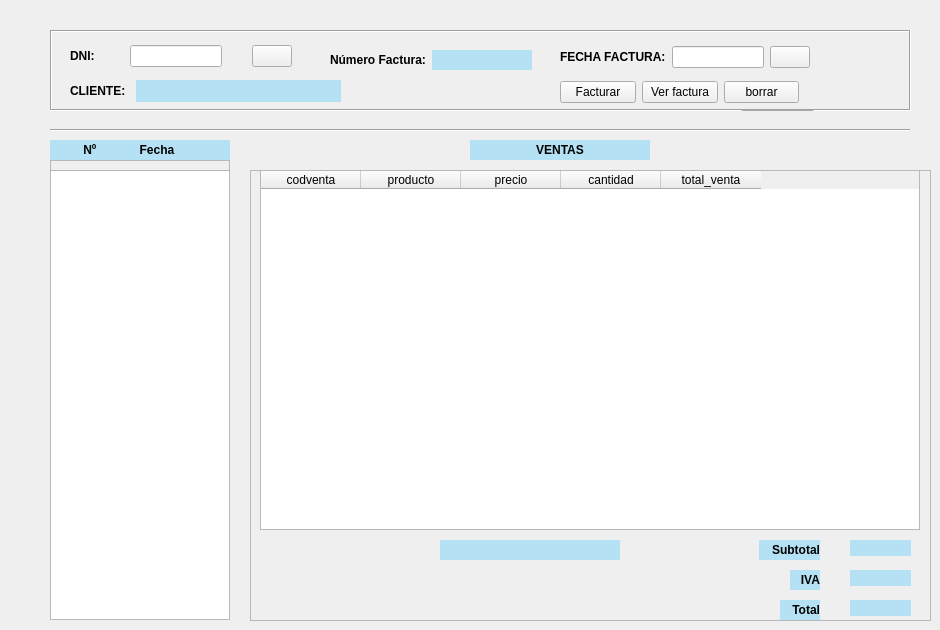
    <widget class="QWidget" name="tab_2">
     <attribute name="title">
      <string>Facturación</string>
     </attribute>
     <widget class="QFrame" name="frame">
      <property name="geometry">
       <rect>
        <x>50</x>
        <y>30</y>
        <width>861</width>
        <height>81</height>
       </rect>
      </property>
      <property name="autoFillBackground">
       <bool>true</bool>
      </property>
      <property name="styleSheet">
       <string notr="true">border-color: rgb(21, 185, 255);</string>
      </property>
      <property name="frameShape">
       <enum>QFrame::Box</enum>
      </property>
      <property name="frameShadow">
       <enum>QFrame::Sunken</enum>
      </property>
      <property name="lineWidth">
       <number>1</number>
      </property>
      <property name="midLineWidth">
       <number>0</number>
      </property>
      <widget class="QWidget" name="layoutWidget">
       <property name="geometry">
        <rect>
         <x>20</x>
         <y>10</y>
         <width>222</width>
         <height>32</height>
        </rect>
       </property>
       <layout class="QHBoxLayout" name="horizontalLayout_13">
        <item>
         <widget class="QLabel" name="label">
          <property name="font">
           <font>
            <weight>75</weight>
            <bold>true</bold>
           </font>
          </property>
          <property name="text">
           <string>DNI:</string>
          </property>
         </widget>
        </item>
        <item>
         <spacer name="horizontalSpacer_5">
          <property name="orientation">
           <enum>Qt::Horizontal</enum>
          </property>
          <property name="sizeHint" stdset="0">
           <size>
            <width>45</width>
            <height>10</height>
           </size>
          </property>
         </spacer>
        </item>
        <item>
         <widget class="QLineEdit" name="txtDNIfac">
          <property name="alignment">
           <set>Qt::AlignCenter</set>
          </property>
         </widget>
        </item>
        <item>
         <spacer name="horizontalSpacer_2">
          <property name="orientation">
           <enum>Qt::Horizontal</enum>
          </property>
          <property name="sizeHint" stdset="0">
           <size>
            <width>40</width>
            <height>20</height>
           </size>
          </property>
         </spacer>
        </item>
        <item>
         <widget class="QPushButton" name="btnBuscaClifac">
          <property name="text">
           <string/>
          </property>
          <property name="icon">
           <iconset>
            <normaloff>img/lupa.png</normaloff>img/lupa.png</iconset>
          </property>
          <property name="iconSize">
           <size>
            <width>20</width>
            <height>20</height>
           </size>
          </property>
         </widget>
        </item>
       </layout>
      </widget>
      <widget class="QWidget" name="layoutWidget">
       <property name="geometry">
        <rect>
         <x>510</x>
         <y>10</y>
         <width>303</width>
         <height>34</height>
        </rect>
       </property>
       <layout class="QHBoxLayout" name="horizontalLayout_14">
        <item>
         <widget class="QLabel" name="label_4">
          <property name="font">
           <font>
            <weight>75</weight>
            <bold>true</bold>
           </font>
          </property>
          <property name="text">
           <string>FECHA FACTURA:</string>
          </property>
         </widget>
        </item>
        <item>
         <widget class="QLineEdit" name="txtFechafac">
          <property name="maximumSize">
           <size>
            <width>100</width>
            <height>16777215</height>
           </size>
          </property>
          <property name="alignment">
           <set>Qt::AlignCenter</set>
          </property>
         </widget>
        </item>
        <item>
         <widget class="QPushButton" name="btnFechaFac">
          <property name="text">
           <string/>
          </property>
          <property name="icon">
           <iconset>
            <normaloff>img/calendar.png</normaloff>img/calendar.png</iconset>
          </property>
          <property name="iconSize">
           <size>
            <width>24</width>
            <height>24</height>
           </size>
          </property>
         </widget>
        </item>
        <item>
         <spacer name="horizontalSpacer_4">
          <property name="orientation">
           <enum>Qt::Horizontal</enum>
          </property>
          <property name="sizeHint" stdset="0">
           <size>
            <width>60</width>
            <height>20</height>
           </size>
          </property>
         </spacer>
        </item>
       </layout>
      </widget>
      <widget class="QWidget" name="layoutWidget">
       <property name="geometry">
        <rect>
         <x>20</x>
         <y>50</y>
         <width>271</width>
         <height>22</height>
        </rect>
       </property>
       <layout class="QHBoxLayout" name="horizontalLayout_15">
        <property name="sizeConstraint">
         <enum>QLayout::SetMaximumSize</enum>
        </property>
        <item>
         <widget class="QLabel" name="label_2">
          <property name="maximumSize">
           <size>
            <width>60</width>
            <height>16777215</height>
           </size>
          </property>
          <property name="font">
           <font>
            <weight>75</weight>
            <bold>true</bold>
           </font>
          </property>
          <property name="text">
           <string>CLIENTE:</string>
          </property>
         </widget>
        </item>
        <item>
         <widget class="QLabel" name="lblNomfac">
          <property name="styleSheet">
           <string notr="true">background-color: rgb(180,226,244);</string>
          </property>
          <property name="text">
           <string/>
          </property>
         </widget>
        </item>
       </layout>
      </widget>
      <widget class="QWidget" name="layoutWidget">
       <property name="geometry">
        <rect>
         <x>280</x>
         <y>20</y>
         <width>201</width>
         <height>22</height>
        </rect>
       </property>
       <layout class="QHBoxLayout" name="horizontalLayout_16">
        <property name="sizeConstraint">
         <enum>QLayout::SetFixedSize</enum>
        </property>
        <item>
         <widget class="QLabel" name="label_6">
          <property name="font">
           <font>
            <weight>75</weight>
            <bold>true</bold>
           </font>
          </property>
          <property name="text">
           <string>Número Factura:</string>
          </property>
         </widget>
        </item>
        <item>
         <widget class="QLabel" name="lblNumfac">
          <property name="minimumSize">
           <size>
            <width>100</width>
            <height>20</height>
           </size>
          </property>
          <property name="maximumSize">
           <size>
            <width>120</width>
            <height>20</height>
           </size>
          </property>
          <property name="styleSheet">
           <string notr="true">background-color: rgb(180,226,244);</string>
          </property>
          <property name="text">
           <string/>
          </property>
          <property name="alignment">
           <set>Qt::AlignCenter</set>
          </property>
         </widget>
        </item>
       </layout>
      </widget>
      <widget class="QPushButton" name="btnImprimir_2">
       <property name="geometry">
        <rect>
         <x>690</x>
         <y>80</y>
         <width>75</width>
         <height>23</height>
        </rect>
       </property>
       <property name="text">
        <string>Imprimir</string>
       </property>
      </widget>
      <widget class="QWidget" name="">
       <property name="geometry">
        <rect>
         <x>510</x>
         <y>50</y>
         <width>239</width>
         <height>25</height>
        </rect>
       </property>
       <layout class="QHBoxLayout" name="horizontalLayout_17">
        <item>
         <widget class="QPushButton" name="btnFacturar">
          <property name="text">
           <string>Facturar</string>
          </property>
         </widget>
        </item>
        <item>
         <widget class="QPushButton" name="btnImprimir">
          <property name="text">
           <string>Ver factura</string>
          </property>
         </widget>
        </item>
        <item>
         <widget class="QPushButton" name="btnBorrarVenta">
          <property name="text">
           <string>borrar</string>
          </property>
         </widget>
        </item>
       </layout>
      </widget>
     </widget>
     <widget class="QFrame" name="frame_2">
      <property name="geometry">
       <rect>
        <x>50</x>
        <y>160</y>
        <width>180</width>
        <height>460</height>
       </rect>
      </property>
      <property name="minimumSize">
       <size>
        <width>180</width>
        <height>450</height>
       </size>
      </property>
      <property name="maximumSize">
       <size>
        <width>180</width>
        <height>460</height>
       </size>
      </property>
      <property name="frameShape">
       <enum>QFrame::StyledPanel</enum>
      </property>
      <property name="frameShadow">
       <enum>QFrame::Raised</enum>
      </property>
      <widget class="QTableWidget" name="tabFacturas">
       <property name="geometry">
        <rect>
         <x>0</x>
         <y>10</y>
         <width>180</width>
         <height>450</height>
        </rect>
       </property>
       <property name="minimumSize">
        <size>
         <width>180</width>
         <height>450</height>
        </size>
       </property>
       <property name="maximumSize">
        <size>
         <width>180</width>
         <height>450</height>
        </size>
       </property>
       <property name="frameShape">
        <enum>QFrame::StyledPanel</enum>
       </property>
       <property name="horizontalScrollBarPolicy">
        <enum>Qt::ScrollBarAlwaysOff</enum>
       </property>
       <property name="editTriggers">
        <set>QAbstractItemView::NoEditTriggers</set>
       </property>
       <property name="tabKeyNavigation">
        <bool>false</bool>
       </property>
       <property name="showDropIndicator" stdset="0">
        <bool>false</bool>
       </property>
       <property name="dragDropOverwriteMode">
        <bool>false</bool>
       </property>
       <property name="alternatingRowColors">
        <bool>true</bool>
       </property>
       <property name="selectionBehavior">
        <enum>QAbstractItemView::SelectRows</enum>
       </property>
       <attribute name="horizontalHeaderVisible">
        <bool>false</bool>
       </attribute>
       <attribute name="horizontalHeaderMinimumSectionSize">
        <number>30</number>
       </attribute>
       <attribute name="horizontalHeaderDefaultSectionSize">
        <number>40</number>
       </attribute>
       <attribute name="verticalHeaderVisible">
        <bool>false</bool>
       </attribute>
       <attribute name="verticalHeaderMinimumSectionSize">
        <number>35</number>
       </attribute>
       <attribute name="verticalHeaderDefaultSectionSize">
        <number>35</number>
       </attribute>
       <column>
        <property name="text">
         <string>NªFactura</string>
        </property>
        <property name="font">
         <font>
          <pointsize>9</pointsize>
          <weight>75</weight>
          <bold>true</bold>
         </font>
        </property>
       </column>
       <column>
        <property name="text">
         <string>Fecha</string>
        </property>
        <property name="font">
         <font>
          <pointsize>9</pointsize>
          <weight>75</weight>
          <bold>true</bold>
         </font>
        </property>
       </column>
       <column>
        <property name="text">
         <string/>
        </property>
       </column>
      </widget>
     </widget>
     <widget class="Line" name="line_5">
      <property name="geometry">
       <rect>
        <x>50</x>
        <y>120</y>
        <width>860</width>
        <height>20</height>
       </rect>
      </property>
      <property name="orientation">
       <enum>Qt::Horizontal</enum>
      </property>
     </widget>
     <widget class="QLabel" name="lblNomfac_2">
      <property name="geometry">
       <rect>
        <x>50</x>
        <y>140</y>
        <width>180</width>
        <height>20</height>
       </rect>
      </property>
      <property name="minimumSize">
       <size>
        <width>180</width>
        <height>20</height>
       </size>
      </property>
      <property name="maximumSize">
       <size>
        <width>180</width>
        <height>20</height>
       </size>
      </property>
      <property name="font">
       <font>
        <weight>75</weight>
        <bold>true</bold>
       </font>
      </property>
      <property name="styleSheet">
       <string notr="true">background-color: rgb(180,226,244);</string>
      </property>
      <property name="text">
       <string>          Nº             Fecha</string>
      </property>
     </widget>
     <widget class="QLabel" name="lblNomfac_3">
      <property name="geometry">
       <rect>
        <x>470</x>
        <y>140</y>
        <width>180</width>
        <height>20</height>
       </rect>
      </property>
      <property name="minimumSize">
       <size>
        <width>180</width>
        <height>20</height>
       </size>
      </property>
      <property name="maximumSize">
       <size>
        <width>180</width>
        <height>20</height>
       </size>
      </property>
      <property name="font">
       <font>
        <weight>75</weight>
        <bold>true</bold>
       </font>
      </property>
      <property name="styleSheet">
       <string notr="true">background-color: rgb(180,226,244);</string>
      </property>
      <property name="text">
       <string>VENTAS</string>
      </property>
      <property name="alignment">
       <set>Qt::AlignCenter</set>
      </property>
     </widget>
     <widget class="QFrame" name="frame_3">
      <property name="geometry">
       <rect>
        <x>250</x>
        <y>170</y>
        <width>681</width>
        <height>451</height>
       </rect>
      </property>
      <property name="frameShape">
       <enum>QFrame::StyledPanel</enum>
      </property>
      <property name="frameShadow">
       <enum>QFrame::Raised</enum>
      </property>
      <widget class="QTableWidget" name="tabVentas">
       <property name="geometry">
        <rect>
         <x>10</x>
         <y>0</y>
         <width>660</width>
         <height>360</height>
        </rect>
       </property>
       <property name="minimumSize">
        <size>
         <width>660</width>
         <height>360</height>
        </size>
       </property>
       <property name="maximumSize">
        <size>
         <width>660</width>
         <height>360</height>
        </size>
       </property>
       <property name="horizontalScrollBarPolicy">
        <enum>Qt::ScrollBarAlwaysOff</enum>
       </property>
       <property name="alternatingRowColors">
        <bool>true</bool>
       </property>
       <attribute name="verticalHeaderMinimumSectionSize">
        <number>20</number>
       </attribute>
       <attribute name="verticalHeaderDefaultSectionSize">
        <number>25</number>
       </attribute>
       <column>
        <property name="text">
         <string>codventa</string>
        </property>
       </column>
       <column>
        <property name="text">
         <string>producto</string>
        </property>
       </column>
       <column>
        <property name="text">
         <string>precio</string>
        </property>
       </column>
       <column>
        <property name="text">
         <string>cantidad</string>
        </property>
       </column>
       <column>
        <property name="text">
         <string>total_venta</string>
        </property>
       </column>
      </widget>
      <widget class="QLabel" name="lblVenta">
       <property name="geometry">
        <rect>
         <x>190</x>
         <y>370</y>
         <width>180</width>
         <height>20</height>
        </rect>
       </property>
       <property name="minimumSize">
        <size>
         <width>180</width>
         <height>20</height>
        </size>
       </property>
       <property name="maximumSize">
        <size>
         <width>180</width>
         <height>20</height>
        </size>
       </property>
       <property name="font">
        <font>
         <weight>75</weight>
         <bold>true</bold>
        </font>
       </property>
       <property name="styleSheet">
        <string notr="true">background-color: rgb(180,226,244);</string>
       </property>
       <property name="text">
        <string/>
       </property>
       <property name="alignment">
        <set>Qt::AlignCenter</set>
       </property>
      </widget>
      <widget class="QLabel" name="lblSubtotal">
       <property name="geometry">
        <rect>
         <x>509</x>
         <y>370</y>
         <width>61</width>
         <height>20</height>
        </rect>
       </property>
       <property name="minimumSize">
        <size>
         <width>60</width>
         <height>20</height>
        </size>
       </property>
       <property name="maximumSize">
        <size>
         <width>100</width>
         <height>20</height>
        </size>
       </property>
       <property name="font">
        <font>
         <weight>75</weight>
         <bold>true</bold>
        </font>
       </property>
       <property name="styleSheet">
        <string notr="true">background-color: rgb(180,226,244);</string>
       </property>
       <property name="text">
        <string>Subtotal</string>
       </property>
       <property name="alignment">
        <set>Qt::AlignRight|Qt::AlignTrailing|Qt::AlignVCenter</set>
       </property>
      </widget>
      <widget class="QLabel" name="lblIVA">
       <property name="geometry">
        <rect>
         <x>540</x>
         <y>400</y>
         <width>30</width>
         <height>20</height>
        </rect>
       </property>
       <property name="minimumSize">
        <size>
         <width>30</width>
         <height>20</height>
        </size>
       </property>
       <property name="maximumSize">
        <size>
         <width>180</width>
         <height>20</height>
        </size>
       </property>
       <property name="font">
        <font>
         <weight>75</weight>
         <bold>true</bold>
        </font>
       </property>
       <property name="styleSheet">
        <string notr="true">background-color: rgb(180,226,244);</string>
       </property>
       <property name="text">
        <string>IVA</string>
       </property>
       <property name="alignment">
        <set>Qt::AlignRight|Qt::AlignTrailing|Qt::AlignVCenter</set>
       </property>
      </widget>
      <widget class="QLabel" name="lblTotal">
       <property name="geometry">
        <rect>
         <x>530</x>
         <y>430</y>
         <width>40</width>
         <height>20</height>
        </rect>
       </property>
       <property name="minimumSize">
        <size>
         <width>40</width>
         <height>20</height>
        </size>
       </property>
       <property name="maximumSize">
        <size>
         <width>180</width>
         <height>20</height>
        </size>
       </property>
       <property name="font">
        <font>
         <weight>75</weight>
         <bold>true</bold>
        </font>
       </property>
       <property name="styleSheet">
        <string notr="true">background-color: rgb(180,226,244);</string>
       </property>
       <property name="text">
        <string>Total</string>
       </property>
       <property name="alignment">
        <set>Qt::AlignRight|Qt::AlignTrailing|Qt::AlignVCenter</set>
       </property>
      </widget>
      <widget class="QLabel" name="lblSubtotalCalculo">
       <property name="geometry">
        <rect>
         <x>600</x>
         <y>370</y>
         <width>61</width>
         <height>16</height>
        </rect>
       </property>
       <property name="minimumSize">
        <size>
         <width>50</width>
         <height>0</height>
        </size>
       </property>
       <property name="styleSheet">
        <string notr="true">background-color: rgb(180,226,244);</string>
       </property>
       <property name="text">
        <string/>
       </property>
      </widget>
      <widget class="QLabel" name="lblIVAcalculo">
       <property name="geometry">
        <rect>
         <x>600</x>
         <y>400</y>
         <width>61</width>
         <height>16</height>
        </rect>
       </property>
       <property name="minimumSize">
        <size>
         <width>50</width>
         <height>0</height>
        </size>
       </property>
       <property name="styleSheet">
        <string notr="true">background-color: rgb(180,226,244);</string>
       </property>
       <property name="text">
        <string/>
       </property>
      </widget>
      <widget class="QLabel" name="lblTotalCalculo">
       <property name="geometry">
        <rect>
         <x>600</x>
         <y>430</y>
         <width>61</width>
         <height>16</height>
        </rect>
       </property>
       <property name="minimumSize">
        <size>
         <width>50</width>
         <height>0</height>
        </size>
       </property>
       <property name="styleSheet">
        <string notr="true">background-color: rgb(180,226,244);</string>
       </property>
       <property name="text">
        <string/>
       </property>
      </widget>
     </widget>
    </widget>
